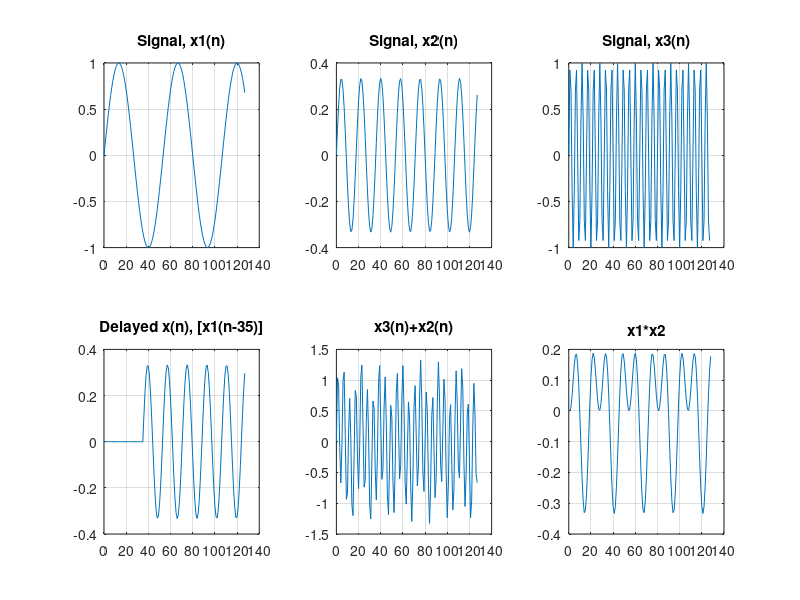

This chart was generated by the following MATLAB code:
% Program demonstrating Basic Signal Manipulation
N=128;
f1=150;
f2=450;
f3=1500;
fs=8000;
n=0:N-1;
x1=sin(2*pi*(f1/fs)*n);
x2=(1/3)*sin(2*pi*(f2/fs)*n);
x3=sin(2*pi*(f3/fs)*n);
figure(1);
% subplot(1,1,1);
subplot(2,3,1);
plot(n,x1);
grid;
title('Signal, x1(n)');
subplot(2,3,2);
plot(n,x2);
grid;
title('Signal, x2(n)');
subplot(2,3,3);
plot(n,x3);
grid;
title('Signal, x3(n)');
% Signal Delay
x1d=[zeros(1,35), x2(1:N-35)];
subplot(2,3,4);
plot(n,x1d);
grid;
title('Delayed x(n), [x1(n-35)]');
% Signal Addition
xadd=x3+x2;
subplot(2,3,5);
plot(n,xadd);
grid;
title('x3(n)+x2(n)');
% Signal Multiplication
xmult=x1.*x2;
subplot(2,3,6);
plot(xmult);
grid;
title('x1*x2');
